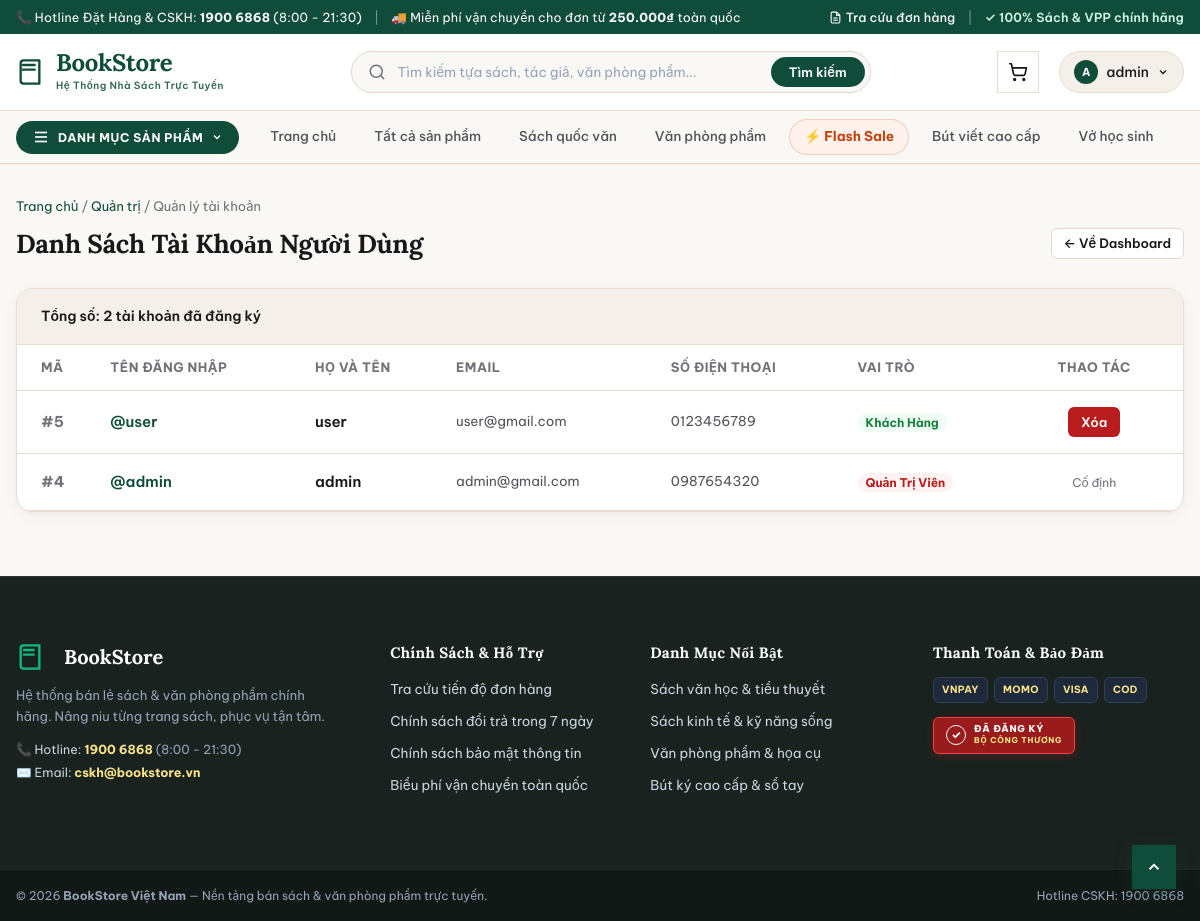
Screenshot of /index.php?controller=admin&action=userList (signed in) with the database file from the repository.
### tables this page shows
CREATE TABLE `nguoidung` (
  `MaND` int(11) NOT NULL,
  `TenDangNhap` varchar(20) NOT NULL,
  `MatKhau` varchar(255) NOT NULL,
  `HoTen` varchar(50) NOT NULL,
  `Email` varchar(100) NOT NULL,
  `SoDienThoai` varchar(10) NOT NULL,
  `Quyen` tinyint(4) NOT NULL DEFAULT 1,
  `NgayTao` datetime NOT NULL DEFAULT current_timestamp()
);

### controllers/AdminController.php (called while the page is built, shortened)
<?php
require_once __DIR__ . '/../models/User.php';
class AdminController extends Controller
{
public function userList()
{
    $userModel = new User();
    $users = $userModel->getAll();
    $this->view('admin/user_list', [
        'title' => 'Quản lý tài khoản',
        'users' => $users
    ]);
}
}

### core/Router.php (called while the page is built, shortened)
<?php
class Router
{
    private string $defaultAction = 'index';
    public function dispatch(): void
    {
        $action = $_GET['action'] ?? $this->defaultAction;
        $controllerObject = new $controllerName();
        call_user_func([$controllerObject, $action]);
    }
}

### index.php (called while the page is built, shortened)
<?php
require_once __DIR__ . '/config/database.php';
require_once __DIR__ . '/core/Model.php';
require_once __DIR__ . '/core/Router.php';
$router = new Router();
$router->dispatch();

### core/Model.php (called while the page is built, shortened)
<?php
require_once __DIR__ . '/../config/database.php';
class Model
{
    public function __construct()
    {
        $database = new Database();
        $this->db = $database->connect();
    }
}

### config/database.php (called while the page is built, shortened)
<?php
class Database
{
    private string $host = 'localhost';
    private string $port = '3307';
    private string $dbname = 'bookstore';
    private string $username = 'root';
    private string $password = '';
    private string $charset = 'utf8mb4';
    private ?PDO $conn = null;
    public function connect(): PDO
    {
        $dsn = "mysql:host={$this->host};port={$this->port};dbname={$this->dbname};charset={$this->charset}";
        try {
            $this->conn = new PDO($dsn, $this->username, $this->password, [
                PDO::ATTR_ERRMODE            => PDO::ERRMODE_EXCEPTION,
                PDO::ATTR_DEFAULT_FETCH_MODE => PDO::FETCH_ASSOC,
                PDO::ATTR_EMULATE_PREPARES   => false,
            ]);
        } catch (PDOException $e) {
            die('Lỗi kết nối cơ sở dữ liệu: ' . $e->getMessage());
        }
        return $this->conn;
    }
}

### models/User.php (called while the page is built, shortened)
<?php
require_once __DIR__ . '/../core/Model.php';
class User extends Model
{
    public function getAll()
    {
        $sql = "SELECT MaND, TenDangNhap, HoTen, Email, SoDienThoai, Quyen
                FROM nguoidung
                ORDER BY MaND DESC";
        $stmt = $this->db->prepare($sql);
        $stmt->execute();
        return $stmt->fetchAll();
    }
}

### views/admin/user_list.php (the view, shortened to what this page needs)
<?php require_once __DIR__ . '/../layouts/header.php'; ?>
<div style="margin-bottom: var(--space-6);">
    <div style="font-size: 13px; color: var(--color-ink-muted); margin-bottom: 6px;">
        <a href="index.php" style="color: var(--color-brand-primary);">Trang chủ</a> /
        <a href="index.php?controller=admin&action=dashboard" style="color: var(--color-brand-primary);">Quản trị</a> /
        <span>Quản lý tài khoản</span>
    </div>
    <div style="display:flex; justify-content:space-between; align-items:center; flex-wrap:wrap; gap:12px;">
        <h1 class="section-title">Danh Sách Tài Khoản Người Dùng</h1>
        <a class="btn btn-outline btn-sm" href="index.php?controller=admin&action=dashboard">
            ← Về Dashboard
        </a>
    </div>
</div>
<div style="background-color: var(--color-bg-surface); border: 1px solid var(--color-border-subtle); border-radius: var(--radius-lg); box-shadow: var(--shadow-card); overflow: hidden;">
    <div style="padding: var(--space-4) var(--space-6); background-color: var(--color-bg-subtle); border-bottom: 1px solid var(--color-border-subtle); font-size: 14px; font-weight: 600; color: var(--color-ink-primary);">
        Tổng số: <?= !empty($users) ? count($users) : 0 ?> tài khoản đã đăng ký
    </div>
    <table class="cart-table" style="margin: 0;">
        <thead>
            <tr>
                <th style="padding-left: var(--space-6);">Mã</th>
                <th>Tên Đăng Nhập</th>
                <th>Họ và Tên</th>
                <th>Email</th>
                <th>Số Điện Thoại</th>
                <th>Vai Trò</th>
                <th style="text-align:center; padding-right: var(--space-6);">Thao Tác</th>
            </tr>
        </thead>
        <tbody>
            <?php if (!empty($users)): ?>
                <?php foreach ($users as $item): ?>
                    <tr>
                        <td style="padding-left: var(--space-6); font-weight: 700; color: var(--color-ink-muted);">
                            #<?= (int)($item['MaND'] ?? 0) ?>
                        </td>
                        <td style="font-weight: 600; color: var(--color-brand-primary);">
                            @<?= htmlspecialchars($item['TenDangNhap'] ?? '') ?>
                        </td>
                        <td style="font-weight: 600;">
                            <?= htmlspecialchars($item['HoTen'] ?? '') ?>
                        </td>
                        <td style="font-size: 13.5px; color: var(--color-ink-secondary);">
                            <?= htmlspecialchars($item['Email'] ?? '-') ?>
                        </td>
                        <td style="font-size: 13.5px; color: var(--color-ink-secondary);">
                            <?= htmlspecialchars($item['SoDienThoai'] ?? '-') ?>
                        </td>
                        <td>
                            <?php if ((int)($item['Quyen'] ?? 1) === 2): ?>
                                <span style="font-size:12px; font-weight:700; padding:2px 8px; border-radius:var(--radius-pill); background-color:var(--color-danger-bg); color:var(--color-danger);">
                                    Quản Trị Viên
                                </span>
                            <?php else: ?>
                                <span style="font-size:12px; font-weight:700; padding:2px 8px; border-radius:var(--radius-pill); background-color:var(--color-success-bg); color:var(--color-success);">
                                    Khách Hàng
                                </span>
                            <?php endif; ?>
                        </td>
                        <td style="text-align:center; padding-right: var(--space-6);">
                            <?php if ((int)($item['Quyen'] ?? 1) !== 2): ?>
                                <a class="btn btn-danger btn-sm"
                                   href="javascript:void(0)"
                                   onclick="confirmDelete('index.php?controller=admin&action=deleteUser&id=<?= (int)($item['MaND'] ?? 0) ?>', 'Bạn có chắc chắn muốn xóa tài khoản này không?')">
                                    Xóa
                                </a>
                            <?php else: ?>
                                <span style="font-size:12px; color:var(--color-ink-muted);">Cố định</span>
                            <?php endif; ?>
                        </td>
                    </tr>
                <?php endforeach; ?>
            <?php endif; ?>
        </tbody>
    </table>
</div>
<?php require_once __DIR__ . '/../layouts/footer.php'; ?>

### public/css/style.css (style rules this page uses)
:root { --color-bg-canvas: #faf8f5; --color-bg-surface: #ffffff; --color-bg-subtle: #f4efe9; --color-bg-muted: #ece5dc; --color-bg-contrast: #18181b; --color-ink-primary: #18181b; --color-ink-secondary: #52525b; --color-ink-muted: #71717a; --color-ink-faint: #a1a1aa; --color-ink-inverted: #ffffff; --color-brand-primary: #0f4c3a; --color-brand-hover: #09372a; --color-brand-subtle: #e6f3ee; --color-brand-light: #2d705c; --color-accent-terracotta: #c2410c; --color-accent-hover: #9a3412; --color-accent-subtle: #fff1eb; --color-border-subtle: #ebdcd0; --color-border-default: #e4d7cb; --color-border-strong: #c9b9aa; --color-border-focus: #0f4c3a; --color-success: #15803d; --color-success-bg: #f0fdf4; --color-success-border: #bbf7d0; --color-warning: #b45309; --color-warning-bg: #fffbeb; --color-warning-border: #fde68a; --color-danger: #b91c1c; --color-danger-bg: #fef2f2; --color-danger-border: #fecaca; --color-info: #0369a1; --color-info-bg: #f0f9ff; --color-info-border: #bae6fd; --font-display: "Lora", "Merriweather", Georgia, serif; --font-body: "Be Vietnam Pro", -apple-system, BlinkMacSystemFont, "Segoe UI", Roboto, sans-serif; --shadow-sm: 0 1px 3px rgba(24, 24, 27, 0.04), 0 1px 2px rgba(24, 24, 27, 0.02); --shadow-card: 0 4px 18px -2px rgba(24, 24, 27, 0.05), 0 2px 6px -1px rgba(24, 24, 27, 0.03); --shadow-hover: 0 12px 28px -4px rgba(24, 24, 27, 0.09), 0 4px 10px -2px rgba(24, 24, 27, 0.04); --shadow-dropdown: 0 16px 36px -4px rgba(24, 24, 27, 0.12), 0 6px 12px -2px rgba(24, 24, 27, 0.06); --radius-xs: 4px; --radius-sm: 6px; --radius-md: 10px; --radius-lg: 16px; --radius-pill: 9999px; --space-1: 4px; --space-2: 8px; --space-3: 12px; --space-4: 16px; --space-5: 20px; --space-6: 24px; --space-8: 32px; --space-10: 40px; --space-12: 48px; --space-16: 64px; --transition-fast: color 0.15s ease, background-color 0.15s ease, border-color 0.15s ease, box-shadow 0.15s ease, transform 0.15s ease; --transition-base: color 0.2s ease, background-color 0.2s ease, border-color 0.2s ease, box-shadow 0.2s ease, transform 0.2s ease; }
*, *::before, *::after { box-sizing: border-box; margin: 0; padding: 0; }
html, body { overflow-x: clip; min-height: 100%; }
body { font-family: var(--font-body); font-size: 15px; line-height: 1.6; color: var(--color-ink-primary); background-color: var(--color-bg-canvas); display: flex; flex-direction: column; -webkit-font-smoothing: antialiased; -moz-osx-font-smoothing: grayscale; }
a { color: inherit; text-decoration: none; transition: var(--transition-fast); }
.btn { display: inline-flex; align-items: center; justify-content: center; gap: var(--space-2); font-weight: 600; font-size: 14px; padding: 10px 20px; border-radius: var(--radius-md); cursor: pointer; border: 1px solid transparent; transition: var(--transition-fast); line-height: 1.25; }
.btn-outline { background-color: var(--color-bg-surface); color: var(--color-ink-primary); border-color: var(--color-border-default); }
.btn-sm { padding: 6px 12px; font-size: 13px; border-radius: var(--radius-sm); }
.btn-danger { background-color: var(--color-danger); color: var(--color-ink-inverted); }
.section-title { font-family: var(--font-display); font-size: 26px; font-weight: 700; color: var(--color-ink-primary); letter-spacing: -0.3px; }
.cart-table { width: 100%; border-collapse: collapse; }
.cart-table th { text-align: left; padding: var(--space-3) var(--space-2); font-size: 13px; font-weight: 700; text-transform: uppercase; letter-spacing: 0.5px; color: var(--color-ink-muted); border-bottom: 1px solid var(--color-border-subtle); }
.cart-table td { padding: var(--space-4) var(--space-2); border-bottom: 1px solid var(--color-border-subtle); vertical-align: middle; }

### rows the page displays
nguoidung: MaND "5", TenDangNhap "user", HoTen "user", Email "user@gmail.com", SoDienThoai "0123456789", Quyen "Khách Hàng"
nguoidung: MaND "4", TenDangNhap "admin", HoTen "admin", Email "admin@gmail.com", SoDienThoai "0987654320", Quyen "Quản Trị Viên"

### other values shown
mb_substr($_SESSION['user']['fullname'] ?? 'U', 0, 1, 'UTF-8') "A"
$_SESSION['user']['fullname'] "admin"
count($users) "2"
